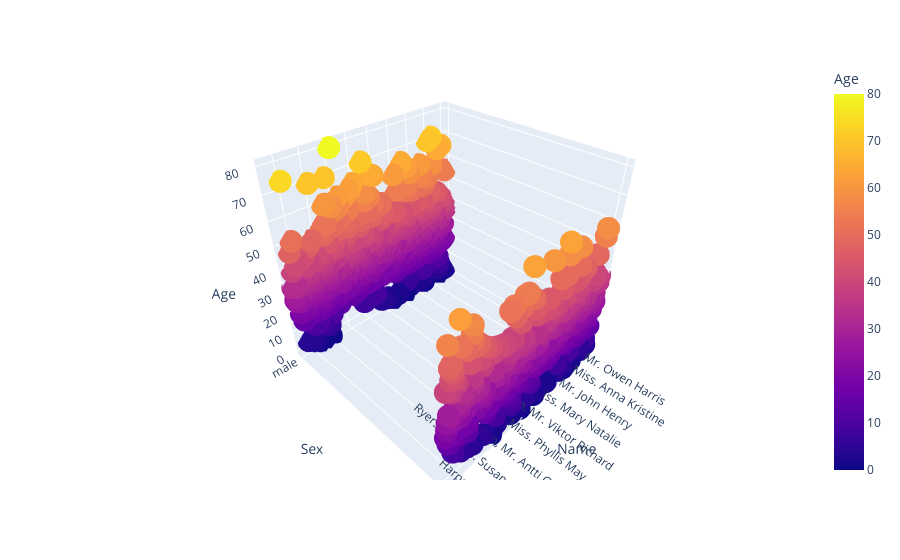

Notebook code for this chart:
### Code cell
fig = px.scatter_3d(df_train, x='Name', y='Sex', z='Age', color='Age')
fig.show()

### Figure 1 — Plotly figure (JSON) as saved in the notebook; plotly's stock layout.template omitted (floating-point values rounded to 4 significant figures; data arrays with more than 128 entries replaced by an {"elided": "..."} marker saying what was removed)
{"data": [{"hovertemplate": "Name=%{x}<br>Sex=%{y}<br>Age=%{marker.color}<extra></extra>", "legendgroup": "", "marker": {"color": {"elided": "891 int values"}, "coloraxis": "coloraxis", "symbol": "circle"}, "mode": "markers", "name": "", "scene": "scene", "showlegend": false, "type": "scatter3d", "x": {"elided": "891 str values"}, "y": {"elided": "891 str values"}, "z": {"elided": "891 int values"}}], "layout": {"coloraxis": {"colorbar": {"title": {"text": "Age"}}, "colorscale": [[0, "#0d0887"], [0.1111, "#46039f"], [0.2222, "#7201a8"], [0.3333, "#9c179e"], [0.4444, "#bd3786"], [0.5556, "#d8576b"], [0.6667, "#ed7953"], [0.7778, "#fb9f3a"], [0.8889, "#fdca26"], [1, "#f0f921"]]}, "legend": {"tracegroupgap": 0}, "margin": {"t": 60}, "scene": {"domain": {"x": [0, 1], "y": [0, 1]}, "xaxis": {"title": {"text": "Name"}}, "yaxis": {"title": {"text": "Sex"}}, "zaxis": {"title": {"text": "Age"}}}}}
